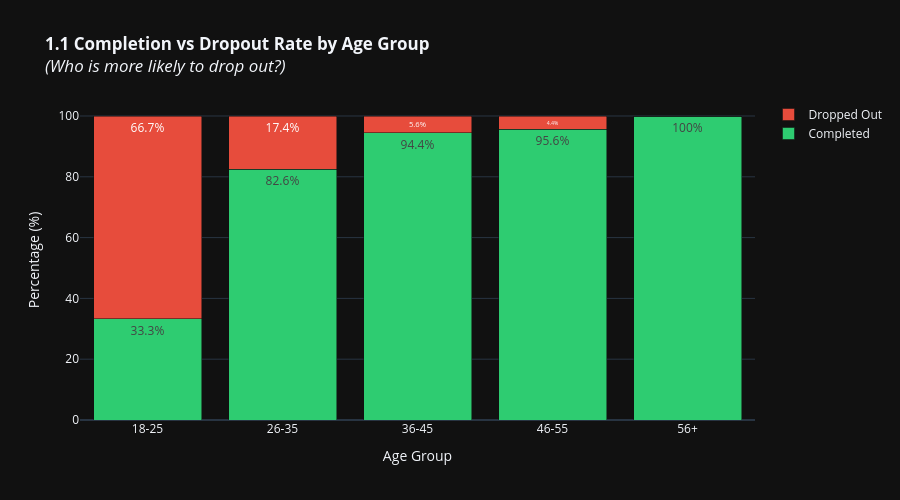

Notebook code cell kept with this figure:
### Markdown cell above
---
# 📉 SECTION 1: COMPLETION & RETENTION ANALYSIS
**Critical Gap:** Understanding dropout patterns and completion rates

### Code cell
# ==========================================
# CHART 1.1: Completion Rate by Demographics
# ==========================================
# Calculate completion rate per student
student_completion = master_df.groupby('STUDENT ID').agg({
    'Completed': 'max',
    'AGE': 'first',
    'Age_Group': 'first',
    'NATIONALITY_STATUS': 'first',
    'GENDER': 'first',
    'Funding_Type': 'first'
}).reset_index()

# Completion by age group
completion_age = student_completion.groupby('Age_Group')['Completed'].agg(['mean', 'count']).reset_index()
completion_age['Completion_Rate'] = completion_age['mean'] * 100
completion_age['Dropout_Rate'] = (1 - completion_age['mean']) * 100

fig = go.Figure()

fig.add_trace(go.Bar(
    name='Completed',
    x=completion_age['Age_Group'],
    y=completion_age['Completion_Rate'],
    marker_color='#2ecc71',
    text=completion_age['Completion_Rate'].round(1),
    texttemplate='%{text}%',
    textposition='inside'
))

fig.add_trace(go.Bar(
    name='Dropped Out',
    x=completion_age['Age_Group'],
    y=completion_age['Dropout_Rate'],
    marker_color='#e74c3c',
    text=completion_age['Dropout_Rate'].round(1),
    texttemplate='%{text}%',
    textposition='inside'
))

fig.update_layout(
    title='<b>1.1 Completion vs Dropout Rate by Age Group</b><br><i>(Who is more likely to drop out?)</i>',
    barmode='stack',
    yaxis_title='Percentage (%)',
    xaxis_title='Age Group',
    height=500,
    showlegend=True
)

fig.show()

### Figure 1 — Plotly figure (JSON) as saved in the notebook; plotly's stock layout.template omitted (floating-point values rounded to 4 significant figures)
{"data": [{"marker": {"color": "#2ecc71"}, "name": "Completed", "text": [33.3, 82.6, 94.4, 95.6, 100], "textposition": "inside", "texttemplate": "%{text}%", "type": "bar", "x": ["18-25", "26-35", "36-45", "46-55", "56+"], "y": [33.33, 82.56, 94.44, 95.59, 100]}, {"marker": {"color": "#e74c3c"}, "name": "Dropped Out", "text": [66.7, 17.4, 5.6, 4.4, 0], "textposition": "inside", "texttemplate": "%{text}%", "type": "bar", "x": ["18-25", "26-35", "36-45", "46-55", "56+"], "y": [66.67, 17.44, 5.556, 4.412, 0]}], "layout": {"barmode": "stack", "height": 500, "showlegend": true, "title": {"text": "<b>1.1 Completion vs Dropout Rate by Age Group</b><br><i>(Who is more likely to drop out?)</i>"}, "xaxis": {"title": {"text": "Age Group"}}, "yaxis": {"title": {"text": "Percentage (%)"}}}}
